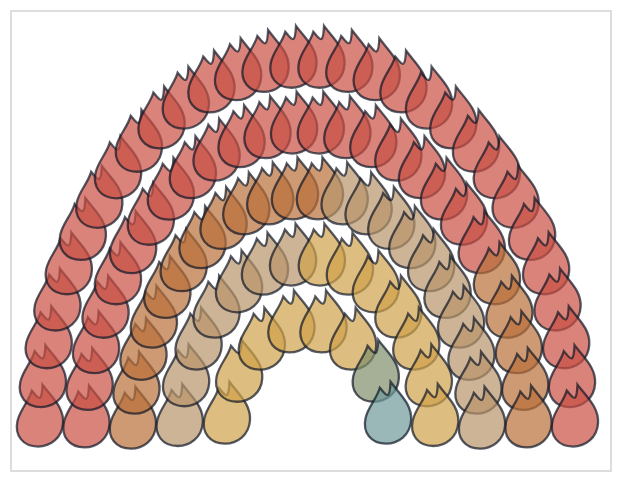

Specify this chart in Vega-Lite:
### Vega-Lite specification from a JSON file in a GitHub repository (floating-point values rounded to 4 significant figures)
{"$schema": "https://vega.github.io/schema/vega-lite/v5.json", "width": "container", "height": 230, "data": {"sequence": {"start": 0, "stop": 100, "as": "i"}}, "transform": [{"calculate": "datum.i < 51 ? 'NSW' : datum.i < 68 ? 'QLD' : datum.i < 85 ? 'WA' : datum.i < 98 ? 'NT' : datum.i < 99 ? 'SA' : 'VIC'", "as": "state"}, {"calculate": "datum.state === 'NSW' ? '101,569 detections - 51%' : datum.state === 'QLD' ? '34,158 detections - 17%' : datum.state === 'WA' ? '33,964 detections - 17%' : datum.state === 'NT' ? '26,037 detections - 13%' : datum.state === 'SA' ? '2,834 detections - 1.4%' : '845 detections - 0.4%'", "as": "detail"}, {"calculate": "datum.i < 30 ? 0 : datum.i < 56 ? 1 : datum.i < 78 ? 2 : datum.i < 92 ? 3 : 4", "as": "ring"}, {"calculate": "datum.i < 30 ? datum.i : datum.i < 56 ? datum.i - 30 : datum.i < 78 ? datum.i - 56 : datum.i < 92 ? datum.i - 78 : datum.i - 92", "as": "seat"}, {"calculate": "datum.ring === 0 ? 30 : datum.ring === 1 ? 26 : datum.ring === 2 ? 22 : datum.ring === 3 ? 14 : 8", "as": "ring_count"}, {"calculate": "datum.ring === 0 ? 150 : datum.ring === 1 ? 124 : datum.ring === 2 ? 98 : datum.ring === 3 ? 72 : 46", "as": "radius"}, {"calculate": "3.141592653589793 - (datum.seat + 0.5) / datum.ring_count * 3.141592653589793", "as": "angle"}, {"calculate": "cos(datum.angle) * datum.radius", "as": "x_pos"}, {"calculate": "sin(datum.angle) * datum.radius", "as": "y_pos"}], "mark": {"type": "point", "shape": "M0,-1.35 C0.42,-0.78 0.96,-0.34 0.92,0.36 C0.88,1.05 0.34,1.42 -0.2,1.42 C-0.88,1.42 -1.26,0.92 -1.12,0.28 C-1.0,-0.24 -0.62,-0.58 -0.48,-1.08 C-0.2,-0.76 -0.04,-0.44 0,-1.35 Z", "filled": true, "size": 500, "stroke": "#111827", "strokeWidth": 1.15}, "encoding": {"x": {"field": "x_pos", "type": "quantitative", "scale": {"domain": [-168, 168]}, "axis": null}, "y": {"field": "y_pos", "type": "quantitative", "scale": {"domain": [-14, 168]}, "axis": null}, "color": {"field": "state", "type": "nominal", "scale": {"domain": ["NSW", "QLD", "WA", "NT", "SA", "VIC"], "range": ["#c94f44", "#b96f3a", "#b8956a", "#d0a34a", "#7f8f6a", "#6f9a9a"]}, "legend": null}, "tooltip": [{"field": "state", "title": "State"}, {"field": "detail", "title": "Share"}]}}
